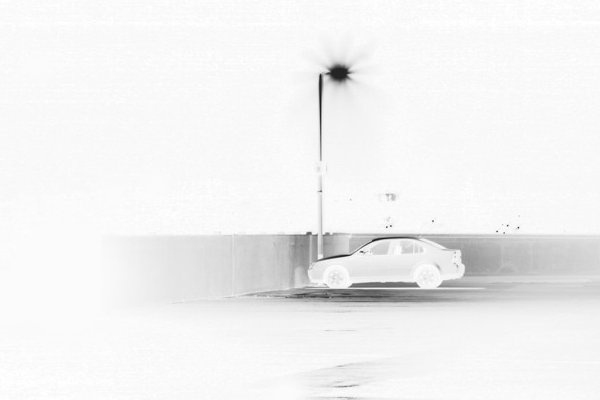
#> input picture reverse_cars.jpg, 600 x 400 px
$ python gama.py
#> lines starting #> are read from the running program, lines starting #| are printed output that depends on the picture
### code/Basic_Class.py
import cv2
import numpy as np


def gamma_trans(img, gamma):
    # 具体做法先归一化到1，然后gamma作为指数值求出新的像素值再还原
    gamma_table = [np.power(x / 255.0, gamma) * 255.0 for x in range(256)]
    gamma_table = np.round(np.array(gamma_table)).astype(np.uint8)
    # 实现映射用的是Opencv的查表函数
    return cv2.LUT(img, gamma_table)


# [8 lines left out: function Dec2Bin, not called in this run]

### code/gama.py
from Basic_Class import *
import cv2
import numpy as np

img = cv2.imread(r"../reverse_cars.jpg", 0)
#> img is the input picture: shape (400, 600); min 22, max 255, mean 241.8
cv2.imshow("img", img)

# 进行gamma变换
img = gamma_trans(img, 5)
#> in gamma_trans, `return cv2.LUT(img, gamma_table)`:
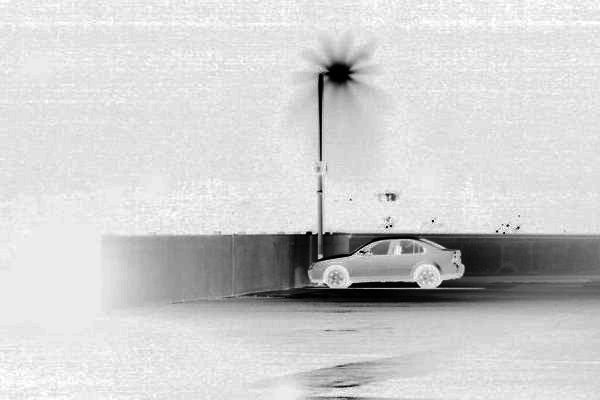
#> returned value: shape (400, 600); min 0, max 255, mean 206.2
cv2.imshow("gamma", img)
cv2.waitKey()
cv2.destroyAllWindows()
